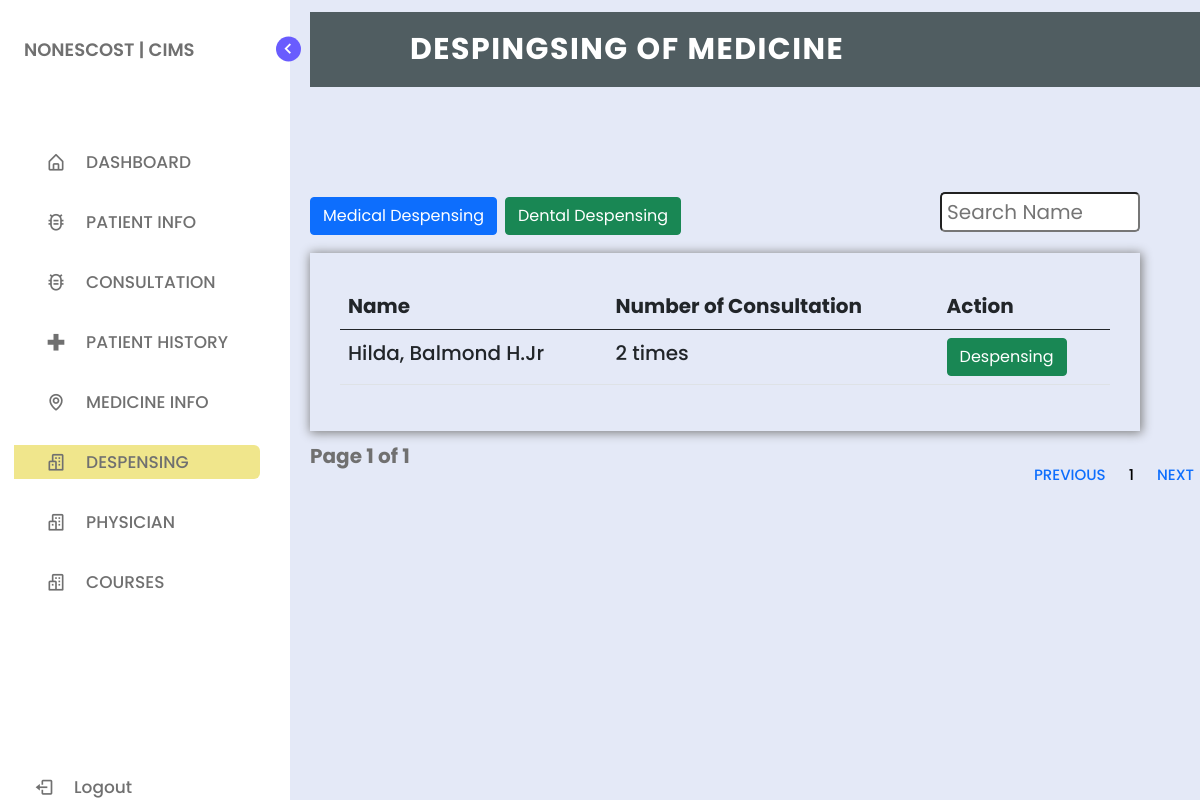
The app's page /dental_despensing.php with its own data.
### tables this page shows
CREATE TABLE `tbl_dental_records` (
  `id` int(11) NOT NULL,
  `dental_id` int(11) NOT NULL,
  `f_name` varchar(255) NOT NULL,
  `m_name` varchar(255) NOT NULL,
  `l_name` varchar(255) NOT NULL,
  `suffix` varchar(255) NOT NULL,
  `consult_type` varchar(255) NOT NULL,
  `blood_pressure` varchar(255) NOT NULL,
  `findings` varchar(255) NOT NULL,
  `medication` varchar(255) NOT NULL,
  `consult_date` varchar(255) NOT NULL,
  `remarks` varchar(255) NOT NULL,
  `phy` varchar(255) NOT NULL,
  `access` varchar(255) NOT NULL
);

### dental_despensing.php (the view, shortened to what this page needs)
<?php
include_once('connection.php');
if(isset($_GET['page_no']) && $_GET['page_no'] !== ""){
    $page_no = $_GET['page_no'];
} else {
    $page_no = 1;
}
$total_records_per_page = 2;
$offset = ($page_no - 1) * $total_records_per_page;
$previous_page = $page_no - 1;
$next_page = $page_no + 1;
$result_count = mysqli_query($conn, "SELECT COUNT(*) as total_records FROM tbl_dental_records") or die(mysqli_error($conn));
$records = mysqli_fetch_array($result_count);
$total_records = $records['total_records'];
$total_no_of_pages = ceil($total_records / $total_records_per_page);
$sql = "SELECT * FROM tbl_dental_records LIMIT $offset, $total_records_per_page";
$result = mysqli_query($conn, $sql) or die(mysqli_error($conn));
?>
<!DOCTYPE html>
<html lang="en">
<head>
    <link href="https://cdn.jsdelivr.net/npm/bootstrap@5.0.2/dist/css/bootstrap.min.css" rel="stylesheet">
    <link href="https://cdn.jsdelivr.net/npm/bootstrap@5.0.2/dist/css/bootstrap.min.css" rel="stylesheet">
    <link href="https://cdn.jsdelivr.net/npm/bootstrap@5.0.2/dist/css/bootstrap.min.css" rel="stylesheet">
    <link href="https://cdn.jsdelivr.net/npm/bootstrap@5.0.2/dist/css/bootstrap.min.css" rel="stylesheet">
    <link rel="stylesheet" href="style.css">
    <link href='https://unpkg.com/boxicons@2.1.1/css/boxicons.min.css' rel='stylesheet'>
</head>
<body>
    <nav class="sidebar">
        <header>
            <div class="image-text">
                <div class="text logo-text">
                    <span style="margin-left: -50px;" class="name">NONESCOST | CIMS</span>
                </div>
            </div>
            <i class='bx bx-chevron-right toggle'></i>
        </header>
        <div class="menu-bar">
            <div class="menu">
                <ul class="menu-links">
                    <li class="nav-link">
                        <a href="index.php">
                            <i class='bx bx-home-alt icon'></i>
                            <span class="text nav-text">DASHBOARD</span>
                        </a>
                    </li>
                    <li class="nav-link">
                    <div class="dropdown" style="height: 30px;">
                        <a href="#">
                            <i class='bx bx-bug-alt icon'></i>
                            <span class="text">PATIENT INFO</span>
                            </div>
                    </li>
                    <li class="nav-link">
                    <div class="dropdown" style="height: 30px;">
                        <a href="#">
                            <i class='bx bx-bug-alt icon'></i>
                            <span class="text">CONSULTATION</span>
                            </div>
                    </li>
                    <li class="nav-link">
                        <a href="patient_history.php">
                            <i class='bx bx-plus-medical icon plus-medical'></i>
                            <span class="text nav-text">PATIENT HISTORY</span>
                        </a>
                    </li>
                    <li class="nav-link">
                        <a href="medicine.php">
                            <i class='bx bx-map icon map'></i>
                            <span class="text nav-text">MEDICINE INFO</span>
                        </a>
                    </li>
                    <li class="nav-link">
                        <a href="despensing.php" id="lop">
                            <i class='bx bx-buildings icon buildings'></i>
                            <span class="text nav-text">DESPENSING</span>
                        </a>
                    </li>
                    <li class="nav-link">
                        <a href="physician.php">
                            <i class='bx bx-buildings icon buildings'></i>
                            <span class="text nav-text">PHYSICIAN</span>
                        </a>
                    </li>
                    <li class="nav-link">
                        <a href="course.php">
                            <i class='bx bx-buildings icon buildings'></i>
                            <span class="text nav-text">COURSES</span>
                        </a>
                    </li>
                </ul>
            </div>
            <div class="bottom-content">
                <li class="">
                    <a href="logout.php">
                        <i class='bx bx-log-out icon'></i>
                        <span class="text nav-text">Logout</span>
                    </a>
                </li>
            </div>
        </div>
    </nav>
    <section class="home">
        <div class="text">
            <nav>
                <div class="logo">
                    <p>DESPINGSING OF MEDICINE</p>
                </div>
            </nav><br><br><br><br>
            <button class="btn btn-primary"><a href="despensing.php" style="color: white;text-decoration:none">Medical Despensing</a></button>
            <button class="btn btn-success"><a href="dental_despensing.php" style="color: white;text-decoration:none">Dental Despensing</a></button>
            <input type="text" name="search_text" id="search_text" placeholder="Search Name" style="border-radius: 5px;height:40px;font-size:20px;float:right;padding: 5px;width:200px" />
            <div class="mt-3">
<div class="td" style="background-color: transparent;padding:30px">
<table class="table" style="font-size: 20px;">
        <thead>
            <tr>
                <th>Name</th>
                <th>Number of Consultation</th>
                <th>Action</th>
            </tr>
        </thead>
        <tbody>
            <?php while($row = mysqli_fetch_array($result)){?>
            <tr>
                <td><?= $row['l_name']?>, <?= $row['f_name']?> <?= $row['m_name']?><?= $row['suffix']?></td>
                <td>
                    <?php
                    include("connect.php");
                    $ids = $row['dental_id'];
                    $total_gallon = "SELECT COUNT(med_name) AS sum FROM `tbl_despensing` WHERE despensing_id = '$ids'";
                    $tquery_result = mysqli_query($conn, $total_gallon);
                    while ($rows = mysqli_fetch_assoc($tquery_result)) {
                        $qty_gallon = $rows['sum'];
                    }
                    ?>
                    <?php echo $qty_gallon?> times
                </td>
                <td>
                <button type="button" class="btn btn-success"><a href="view_dental_despensing.php?id=<?= $ids?>" style="color: white;text-decoration:none">Despensing</a></button>
                </td>
            </tr>
            <?php }
            ?>
        </tbody>
    </table>
</div>
    <nav class="na" aria-label="Page navigation example">
  <ul class="pagination">
    <li class="page-item"><a class="page-link <?= ($page_no <= 1) ? 'disabled' : '';?> " <?= ($page_no > 1) ? 'href=?page_no='. $previous_page : '';?> style="font-size: 15px;">Previous</a></li>
    <?php for($counter = 1; $counter <= $total_no_of_pages; $counter++){?>
        <?php if($page_no != $counter){?>
    <li class="page-item"><a class="page-link" href="?page_no=<?= $counter; ?>" style="font-size: 15px;color:black"><?= $counter;?></a></li>
    <?php } else { ?>
        <li class="page-item"><a class="page-link active" style="font-size: 15px;color:black"><?= $counter;?></a></li>
        <?php } ?>
        <?php } ?>
    <li class="page-item"><a class="page-link <?= ($page_no >= $total_no_of_pages) ? 'disabled' : '';?> " <?= ($page_no < $total_no_of_pages) ? 'href=?page_no='. $next_page : '';?> style="font-size: 15px;">Next</a></li>
  </ul>
</nav>
<div class="p-10">
    <strong style="font-size: 20px;">Page <?= $page_no;?> of <?= $total_no_of_pages;?></strong>
</div>
    </div>
    </section>
</body>
</html>

### style.css (style rules this page uses)
* { margin: 0; padding: 0; box-sizing: border-box; font-family: 'Poppins', sans-serif; }
:root { --body-color: #E4E9F7; --sidebar-color: #FFF; --primary-color: #695CFE; --primary-color-light: #F6F5FF; --toggle-color: #DDD; --text-color: #707070; --tran-03: all 0.2s ease; --tran-03: all 0.3s ease; --tran-04: all 0.3s ease; }
body { min-height: 100vh; background-color: var(--body-color); transition: var(--tran-05); }
.sidebar { position: fixed; top: 0; left: 0; height: 100%; width: 290px; padding: 10px 14px; background: var(--sidebar-color); transition: var(--tran-05); z-index: 100; }
.sidebar li { height: 50px; list-style: none; display: flex; align-items: center; margin-top: 10px; }
.sidebar header .image, .sidebar .icon { min-width: 60px; border-radius: 6px; }
.sidebar .icon { min-width: 60px; border-radius: 6px; height: 100%; display: flex; align-items: center; justify-content: center; font-size: 20px; }
.sidebar .text, .sidebar .icon { color: var(--text-color); transition: var(--tran-03); }
.sidebar .text { font-size: 17px; font-weight: 500; white-space: nowrap; opacity: 1; }
.sidebar header { position: relative; }
.sidebar header .image-text { display: flex; align-items: center; }
.sidebar header .logo-text { display: flex; flex-direction: column; }
header .image-text .name { margin-top: 2px; font-size: 18px; font-weight: 600; }
.sidebar header .toggle { position: absolute; top: 50%; right: -25px; transform: translateY(-50%) rotate(180deg); height: 25px; width: 25px; background-color: var(--primary-color); color: var(--sidebar-color); border-radius: 50%; display: flex; align-items: center; justify-content: center; font-size: 22px; cursor: pointer; transition: var(--tran-05); }
.sidebar .menu { margin-top: 40px; }
.sidebar li a { list-style: none; height: 100%; background-color: transparent; display: flex; align-items: center; height: 100%; width: 100%; border-radius: 6px; text-decoration: none; transition: var(--tran-03); }
.sidebar .menu-bar { height: calc(100% - 55px); display: flex; flex-direction: column; justify-content: space-between; overflow-y: scroll; }
.home { position: absolute; top: 0; top: 0; left: 250px; height: 100vh; width: calc(100% - 250px); background-color: var(--body-color); transition: var(--tran-05); }
.home .text { font-size: 30px; font-weight: 500; color: var(--text-color); padding: 12px 60px; }

### dental_despensing.php (style rules this page uses)
nav { width: 83%; height: 75px; background-color: #505d61; line-height: 75px; padding: 0px 100px; position: fixed; z-index: 1; }
nav .logo { font-size: 30px; font-weight: bold; letter-spacing: 1.5px; }
nav .logo p { float: left; color: #fff; text-transform: uppercase; }
nav ul { float: right; }
nav ul li { display: inline-block; list-style: none; }
nav ul li a { color: #fff; text-decoration: none; font-size: 18px; text-transform: uppercase; padding: 0px 32px; }
nav ul li .active { color: #c0d96f; }
#lop { background-color: #F0E68C; }
.dropdown { position: relative; display: inline-block; }
.na { background-color: transparent; }
.na ul { background-color: transparent; border: none; }
.na li { background-color: transparent; border: none; }
.na li a { background-color: transparent; border: none; }
.td { box-shadow: 1px 1px 10px 1px grey; }

### records on screen
tbl_dental_records: l_name "Hilda", f_name "Balmond", m_name "H.", suffix "Jr", qty_gallon "2"

### other values on screen
$page_no "1"
$total_no_of_pages "1"
